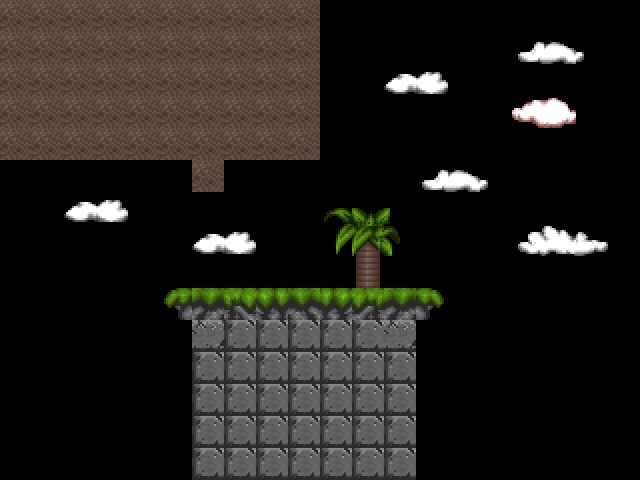

Below is a game level as drawn by its tile map, then a one-line description and the .tmx that defines it (tile-layer data replaced by summaries):
An orthogonal 20x15 tile map with 32x32 px tiles, 1 tile layer (Tile Layer 1), 3 tilesets.

<map version="1.10" tiledversion="1.10.2" orientation="orthogonal" renderorder="right-down" width="20" height="15" tilewidth="32" tileheight="32" infinite="0" nextlayerid="2" nextobjectid="1">
 <editorsettings>
  <export target="export.xml" format="tmx" />
 </editorsettings>
 <tileset firstgid="1" source="Block1.tsx" />
 <tileset firstgid="199" source="Block2.tsx" />
 <tileset firstgid="397" source="Block3.tsx" />
 <layer id="1" name="Tile Layer 1" width="20" height="15">
  <data>[300 cells, 119 non-empty, 28 distinct tile ids]</data>
 </layer>
</map>
